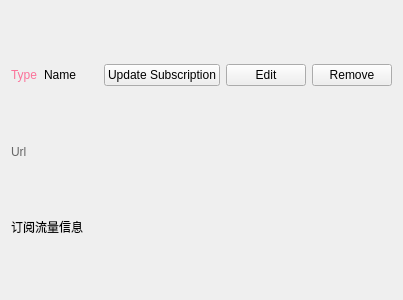
<?xml version="1.0" encoding="UTF-8"?>
<ui version="4.0">
    <class>GroupItem</class>
    <widget class="QWidget" name="GroupItem">
        <property name="geometry">
            <rect>
                <x>0</x>
                <y>0</y>
                <width>403</width>
                <height>300</height>
            </rect>
        </property>
        <property name="sizePolicy">
            <sizepolicy hsizetype="Minimum" vsizetype="Minimum">
                <horstretch>0</horstretch>
                <verstretch>0</verstretch>
            </sizepolicy>
        </property>
        <property name="windowTitle">
            <string notr="true"/>
        </property>
        <layout class="QVBoxLayout" name="verticalLayout">
            <item>
                <layout class="QHBoxLayout" name="horizontalLayout">
                    <item>
                        <widget class="QLabel" name="type">
                            <property name="sizePolicy">
                                <sizepolicy hsizetype="Maximum" vsizetype="Maximum">
                                    <horstretch>0</horstretch>
                                    <verstretch>0</verstretch>
                                </sizepolicy>
                            </property>
                            <property name="styleSheet">
                                <string notr="true">color: rgb(251, 114, 153);</string>
                            </property>
                            <property name="text">
                                <string notr="true">Type</string>
                            </property>
                        </widget>
                    </item>
                    <item>
                        <widget class="QLabel" name="name">
                            <property name="sizePolicy">
                                <sizepolicy hsizetype="Ignored" vsizetype="Maximum">
                                    <horstretch>0</horstretch>
                                    <verstretch>0</verstretch>
                                </sizepolicy>
                            </property>
                            <property name="text">
                                <string notr="true">Name</string>
                            </property>
                        </widget>
                    </item>
                    <item>
                        <widget class="QPushButton" name="update_sub">
                            <property name="sizePolicy">
                                <sizepolicy hsizetype="Maximum" vsizetype="Fixed">
                                    <horstretch>0</horstretch>
                                    <verstretch>0</verstretch>
                                </sizepolicy>
                            </property>
                            <property name="text">
                                <string>Update Subscription</string>
                            </property>
                        </widget>
                    </item>
                    <item>
                        <widget class="QPushButton" name="edit">
                            <property name="sizePolicy">
                                <sizepolicy hsizetype="Maximum" vsizetype="Fixed">
                                    <horstretch>0</horstretch>
                                    <verstretch>0</verstretch>
                                </sizepolicy>
                            </property>
                            <property name="text">
                                <string>Edit</string>
                            </property>
                        </widget>
                    </item>
                    <item>
                        <widget class="QPushButton" name="remove">
                            <property name="sizePolicy">
                                <sizepolicy hsizetype="Maximum" vsizetype="Fixed">
                                    <horstretch>0</horstretch>
                                    <verstretch>0</verstretch>
                                </sizepolicy>
                            </property>
                            <property name="text">
                                <string>Remove</string>
                            </property>
                        </widget>
                    </item>
                </layout>
            </item>
            <item>
                <widget class="QLabel" name="url">
                    <property name="sizePolicy">
                        <sizepolicy hsizetype="Ignored" vsizetype="Maximum">
                            <horstretch>0</horstretch>
                            <verstretch>0</verstretch>
                        </sizepolicy>
                    </property>
                    <property name="styleSheet">
                        <string notr="true">color: rgb(102, 102, 102);</string>
                    </property>
                    <property name="text">
                        <string notr="true">Url</string>
                    </property>
                </widget>
            </item>
            <item>
                <widget class="QLabel" name="subinfo">
                    <property name="sizePolicy">
                        <sizepolicy hsizetype="Preferred" vsizetype="Maximum">
                            <horstretch>0</horstretch>
                            <verstretch>0</verstretch>
                        </sizepolicy>
                    </property>
                    <property name="text">
                        <string notr="true">订阅流量信息</string>
                    </property>
                </widget>
            </item>
        </layout>
    </widget>
    <resources/>
    <connections/>
</ui>
